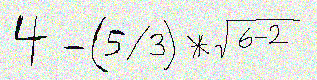
#> input picture testSegmentImages/test2.png, 317 x 80 px, found by its file name; its folder holds 6 pictures in this run
$ jupyter execute --allow-errors 171_finalProject.ipynb
#> lines starting #> are read from the running program, lines starting #| are printed output that depends on the picture; after the words box and inside, x2 and y2 are one past the last pixel; in counts of white or black regions, pixels touching at a corner belong together
#> further down, image is the input picture: shape (80, 317, 3); mean B, G, R 221.5, 229.2, 224.3
# For Demo run through
- We first showcase the whole final project (import the pre-trained CNN) (this file -- **171_finalProject.ipynb**)
- Then we switch to our **cnn.ipynb** and show the training and EDA process on that file

---------

# Introduction
* The **first major** part of this .ipynb file will showcase our workflow process. It will run through a simple example throughout each step. It contains the following:
  * Defining class for image segmentation
  * Training our CNN model on images
    * Our CNN model will be trained locally on the cnn.ipynb file since bringing the dataset into google drive is cumbersome.
    * **Exploratory Data Analysis** is performed on the cnn.ipynb file as well since dataset is loaded there.
    * In this file, we will simply load our saved model. Again, please check cnn.ipynb for cnn training.
  * Defining and constructing our parser
  * Attemtping to use a solver to finally solve the parsed expression

* The **second major** part of this .ipynb file will attempt to call all of the functions at once on a separate image so we can run tests quickly and smoothly without running 40 cells.

* Keep in mind, this is a simplified .ipynb file. Much of our development and testing were done on the other .ipynb files. In order to clean things up, we moved our final techniques/tests that worked best into this .ipynb file.

* Lastly, we have a front/back-end which we can use to run the whole process instantly. Please see the front/back-end folders.

# The Dataset
- [HASYv2](https://www.kaggle.com/datasets/guru001/hasyv2) (mathematical symbols)
  * Contains symbols, numbers, alphabet, etc.

# Preliminaries

Import libraries and mount drive!
- We will import libraries, and mount our drive so we can access the 171 project folder
- Please add the folder to your drive by pressing 'add shortcut to folder to drive'
- If you are running locally, make sure to remove the mount drive lines

Import Libraries

[cell 1]
# Import the necessary packages

# image segmentation
import os
import argparse
import cv2
import pandas as pd
import numpy as np
import functools
from matplotlib.patches import Rectangle
import matplotlib.pyplot as plt
import glob

# image classification
from tensorflow.keras.models import load_model
from tensorflow.keras.utils import plot_model
from tensorflow.keras.utils import img_to_array
import pprint
import pickle

# symbol parser and equation solver
from sympy import symbols
from sympy import Eq
from sympy.solvers import solve
from sympy.abc import x, y, z

Connect to Folder

[cell 2]
# make sure you change this as necessary
def useGoogleDrive():
  from google.colab import drive
  drive.mount('/content/gdrive', force_remount=True)


  # teaden's
  folder_path = '/content/gdrive/My Drive/ECS171_Term_Project'

  # old
  # folder_path = '/content/gdrive/My Drive/ECS 171/ECS 171 - Term Project/'

  return folder_path

def useLocal():
  return "folderNameHere"


# folder_path = useLocal()
folder_path = useGoogleDrive()

# (1) Image Segmentation
- Details are in the image_segmentation.ipynb file
- Image segmentation works by using image contours (no ML model, just image processing)
- The imageSegment class achieves the following:
  - creates contours of the image
  - returns the contoured version of the image
  - returns the actual newly generated segments of the images based on the contours
  - returns the bounding boxes of the segments

Define Segment Class

[cell 3]
# we create the image segment class with various functions
# we have three visualizing/plotting functionbs, and one main segment function
class imageSegment:
  def __init__(self):
    return

  # a simple plot function to visualize original image and new image with bounding boxes
  def plotBeforeAfter(self, oldImage, newImage, boundingBoxes):

    fig, ax = plt.subplots(1, 2, figsize=(12, 6))  # creates a grid of 1 row and 2 columns

    ax[0].imshow(newImage, cmap="gray")  # plots on the first subplot
    ax[0].set_title("Contoured")  # sets the title of the first subplot

    for bbox in boundingBoxes:
        # draw rectangle on the first subplot (contoured image)
        # bbox is a tuple with format (x, y, width, height)
        rect = Rectangle((bbox[0], bbox[1]), bbox[2], bbox[3], fill=False, edgecolor='red', linewidth=2)
        ax[0].add_patch(rect)

    ax[0].axis('off')  # hide the axis on first subplot

    ax[1].imshow(oldImage, cmap="gray")  # plots on the second subplot
    ax[1].set_title("Old")  # sets the title of the second subplot
    ax[1].axis('off')  # hide the axis on second subplot

    plt.tight_layout()
    plt.show()
    return

  # print out bounding box details
  def boundingBoxDetails(self, boundingBox):
    print("Bounding boxes")
    for i in range(len(boundingBox)):
      print("Segment",str(i+1)+":",str(boundingBox[i]))

  # plot the segmented images
  def plotSegmentedImages(self, segmentedImages, max_images_per_row=5):

    # calculate the number of rows needed
    num_rows = len(segmentedImages) // max_images_per_row
    if len(segmentedImages) % max_images_per_row:
        num_rows += 1

    # create grid of subplots
    fig, axs = plt.subplots(num_rows, max_images_per_row, figsize=(10, 2*num_rows))

    # to handle case of single row or single column, we ensure axs is always a 2-D array
    if axs.ndim == 1:
        axs = axs.reshape(num_rows, -1)

    # loop through each image and display it on the subplot
    for i, img in enumerate(segmentedImages):
        row = i // max_images_per_row
        col = i % max_images_per_row
        axs[row, col].imshow(img, cmap='gray')
        axs[row, col].set_title('Contour {}'.format(i))
        # axs[row, col].axis('off')

    # if there are any empty subplots at the end, we hide them
    for j in range(i+1, num_rows*max_images_per_row):
        row = j // max_images_per_row
        col = j % max_images_per_row
        # axs[row, col].axis('off')

    plt.tight_layout()
    plt.show()

  # run segmentation model on a image given filename
  def segmentationModel(self, fileName=str()):

        # example filename
        # filename = "test_image/testImage_hard.png"

        # read the image and turn to grayscale
        image = cv2.imread(fileName)
        gray = cv2.cvtColor(image, cv2.COLOR_BGR2GRAY)
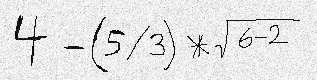
#> gray: shape (80, 317); min 0, max 255, mean 226.9

        # perform thresholding to create a binary image (Otsu's Method)
        _, binary = cv2.threshold(gray, 0, 255,
                                cv2.THRESH_BINARY_INV | cv2.THRESH_OTSU)
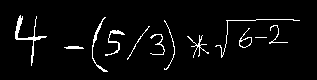
#> binary: shape (80, 317); 4.1% white in thin lines or dots, all inside (x1, y1, x2, y2) = (15, 15, 300, 72)

        # find contours with hierarchy
        contours, hierarchy = cv2.findContours(binary, cv2.RETR_EXTERNAL ,cv2.CHAIN_APPROX_SIMPLE)
#> contours = 12 contours, 6 with area under 20; largest, box (x1, y1, x2, y2) and area: (15, 15, 47, 66) 132, (239, 28, 252, 48) 92, (92, 17, 108, 72) 62, (105, 30, 125, 56) 57, (64, 46, 84, 49) 28, (187, 35, 209, 58) 22

        # generate bounding boxes based on contours
        boundingBoxes = [cv2.boundingRect(c) for c in contours]
#> boundingBoxes = [(64, 46, 20, 3), (255, 37, 12, 1), (187, 35, 22, 23), (150, 34, 15, 21), (105, 30, 20, 26), (239, 28, 13, 20), (127, 26, 23, 34), (269, 25, 19, 19), (164, 20, 11, 50), (215, 19, 85, 39), (92, 17, 16, 55), (15, 15, 32, 51)]

        # sort cnts and bounding box from left to right
        contours = sorted(contours, key=lambda x: cv2.boundingRect(x)[0])
        boundingBoxes = sorted(boundingBoxes, key=lambda x: x[0])
#> boundingBoxes = [(15, 15, 32, 51), (64, 46, 20, 3), (92, 17, 16, 55), (105, 30, 20, 26), (127, 26, 23, 34), (150, 34, 15, 21), (164, 20, 11, 50), (187, 35, 22, 23), (215, 19, 85, 39), (239, 28, 13, 20), (255, 37, 12, 1), (269, 25, 19, 19)]

        # create an array to store segmented images
        segmentedImages = []
        contourOnImage = image.copy()
        _ = cv2.drawContours(contourOnImage, contours, -1, (0, 255, 0), 3)
#> contourOnImage: shape (80, 317, 3); 14.57% of pixels changed, all inside (x1, y1, x2, y2) = (13, 13, 302, 74)

        # iterate over the contours and hierarchy information
        for i, contour in enumerate(contours):
            # check if contour is an external contour (no parent)
            if hierarchy[0][i][3] == -1:

                # create a blank mask image
                mask = np.zeros_like(image)

                # draw the contour on the mask
                cv2.drawContours(mask, contours, i, (255, 255, 255), cv2.FILLED)

                # apply the mask to the original image
                segmented_image = cv2.bitwise_and(image, mask)
                segmented_image[mask == 0] = 255

                # store the segmented image in the array
                segmented_image = cv2.cvtColor(segmented_image, cv2.COLOR_BGR2GRAY)
                segmented_image[segmented_image >= 150] = 255
                segmented_image[segmented_image < 150] = 0

                # append the segmented image to our image list
                segmentedImages.append(segmented_image[boundingBoxes[i][1]:boundingBoxes[i][1]+boundingBoxes[i][3], boundingBoxes[i][0]:boundingBoxes[i][0]+boundingBoxes[i][2]])
#> this loop made 12 passes
#> contour on pass 11: [[255, 37], [266, 37]]
#> pass 1, in segmentationModel, `segmented_image = cv2.cvtColor(segmented_image, cv2.COLOR_BGR2GRAY)`:
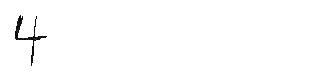
#> segmented_image: shape (80, 317); min 0, max 255, mean 252.8
#> after the loop:
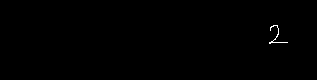
#> mask: shape (80, 317, 3); 0.21% white in thin lines or dots, all inside (x1, y1, x2, y2) = (269, 25, 288, 44)
#> after the loop, segmentedImages = 12 items

        # return old image, contoured image, segmentedImages, and bounding boxes
        return image, contourOnImage, segmentedImages, boundingBoxes

Print our images in current imageFolder (test images we can run through)

[cell 4]
# print out all the images we can run through

# set imageFolder name
imageFolder = 'testSegmentImages'

full_path = folder_path + '/' + imageFolder
if os.path.isdir(full_path):
    # List all files in the directory
    file_names = os.listdir(full_path)
    print(file_names)
else:
    print(f"The directory {full_path} does not exist.")

Testing/showcase of the segmentation

[cell 5]
imageFolder = 'testSegmentImages'
fileName = "test2.png"
filePath = folder_path + '/' + imageFolder + '/' + fileName

# check if img exists
image = cv2.imread(filePath)
if image is None:
  print("Check path again:", filePath)
  raise Exception("Image does not exist / failed to load")

# run image segment
imgSeg = imageSegment()
oldImage, contouredImage, segmentedImages, boundingBoxes = imgSeg.segmentationModel(filePath)
#> segmentedImages = 12 items

# plot before after
imgSeg.plotBeforeAfter(oldImage, contouredImage, boundingBoxes)
#> the loop in plotBeforeAfter, `for bbox in boundingBoxes:` made 12 passes
#> in plotBeforeAfter, `plt.show()`:
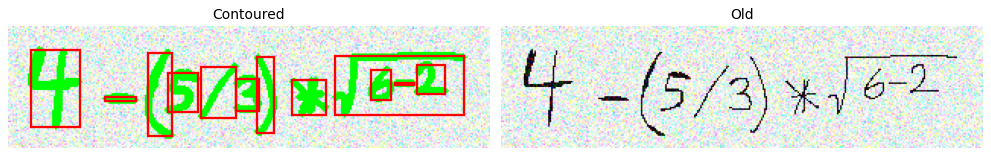
#> figure drawn by matplotlib, 2 panels; B, G, R data is drawn as R, G, B

# plot the segmented images
imgSeg.plotSegmentedImages(segmentedImages)
#> in plotSegmentedImages, `num_rows = len(segmentedImages) // max_images_per_row`: num_rows = 2
#> in plotSegmentedImages, `num_rows += 1`: num_rows = 3
#> the loop in plotSegmentedImages, `for i, img in enumerate(segmentedImages):` made 12 passes
#> (row, col) on passes 1 to 12: (0, 0), (0, 1), (0, 2), (0, 3), (0, 4), (1, 0), (1, 1), (1, 2), (1, 3), (1, 4), (2, 0), (2, 1)

# print out the bounding box details
imgSeg.boundingBoxDetails(boundingBoxes)
#> the loop in boundingBoxDetails, `for i in range(len(boundingBox)):` made 12 passes
#| Segment 1: (15, 15, 32, 51)
#| Segment 2: (64, 46, 20, 3)
#| Segment 3: (92, 17, 16, 55)
#| Segment 4: (105, 30, 20, 26)
#| Segment 5: (127, 26, 23, 34)
#| Segment 6: (150, 34, 15, 21)
#| Segment 7: (164, 20, 11, 50)
#| Segment 8: (187, 35, 22, 23)
#> (further printed lines are left out)

print("Boundary boxes are : (x,y,w,h) = (x_1, y_1, x_2 = x_1+w, y_1+h) where x_1 = left-most x, y_1 = left-most y, etc.")

[cell 6]
plt.figure(figsize=(2,2))
firstNumber = plt.imshow(segmentedImages[0], cmap='gray')
plt.show()

# (2) CNN Classifier

Train, Evaluate, and Save our Model (skip if already trained and saved)

[cell 7]
# please see cnn.ipynb for training of CNN

Load Our Model

[cell 8]
# load our model

# replace with the path to your .h5 file on Google Drive OR simply load the .h5 file if you are not running this on Colab
modelFileName = 'cnn_v2/cnn_v2.h5'
model_path = folder_path + '/' + modelFileName

# load the model
#> (the rest of this cell did not finish here and is left out)

Visualize Structure of our model

#> (a cell that did not finish here is left out)

#> (a cell that did not finish here is left out)

Run our model on our segmented images

[cell 11]
# resize images
def resize_and_stretch(img, target_size=(32,32), stretch_margin=0.20):
    # convert the image to grayscale if it's in color
#> called with target_size = (32, 32), stretch_margin = 0.2
    if len(img.shape) == 3:
        img = cv2.cvtColor(img, cv2.COLOR_BGR2GRAY)

    # first, resize the image while keeping the aspect ratio
    original_height, original_width = img.shape[:2]
#> original_height = 51; original_width = 32
    ratio = min(target_size[0]/original_height, target_size[1]/original_width)
#> ratio = 0.627
    new_size = (int(original_width*ratio), int(original_height*ratio))
#> new_size = (20, 32)
    img = cv2.resize(img, new_size, interpolation=cv2.INTER_AREA)

    # if the image is still too small, stretch it up to 20% to reach the target size
    if img.shape[0] < target_size[0] or img.shape[1] < target_size[1]:
        stretch_ratio = min(target_size[0]/img.shape[0], target_size[1]/img.shape[1])
#> stretch_ratio = 1
        stretch_ratio = min(stretch_ratio, 1 + stretch_margin)
        new_size = (int(img.shape[1]*stretch_ratio), int(img.shape[0]*stretch_ratio))
        img = cv2.resize(img, new_size, interpolation=cv2.INTER_AREA)

    # finally, if the image is still too small (due to the stretch limit), pad it to reach the target size
    delta_w = target_size[1] - img.shape[1]
#> delta_w = 12
    delta_h = target_size[0] - img.shape[0]
#> delta_h = 0
    top, bottom = delta_h//2, delta_h-(delta_h//2)
#> top = 0; bottom = 0
    left, right = delta_w//2, delta_w-(delta_w//2)
#> left = 6; right = 6
    img = cv2.copyMakeBorder(img, top, bottom, left, right, cv2.BORDER_CONSTANT, value=255)
#> img: shape (32, 32)

    return img

[cell 12]
# Resize each image in segmentedImages
inputImages = [resize_and_stretch(img, target_size=(32,32)) for img in segmentedImages]
#> in resize_and_stretch (call 11), `img = cv2.copyMakeBorder(img, top, bottom, left, right, cv2.BORDER_CON..`: img: shape (32, 32); 93.8% white; black in thin lines or dots, all inside (x1, y1, x2, y2) = (0, 15, 32, 17)
#> inputImages = 12 items

[cell 13]
plt.figure(figsize=(20, 10))  # Change the figure size as per your requirement

for i, img in enumerate(inputImages):
    plt.subplot(1, len(img), i+1)
    plt.imshow(img, cmap='gray')  # Display image in grayscale
#> this loop made 12 passes

plt.show()

[cell 14]
predictions = []

#> (the rest of this cell did not finish here and is left out)

[cell 15]
# decode predictions

fileName = 'cnn_v2/label_encoder.pkl'
#> (the rest of this cell did not finish here and is left out)

[cell 16]
mapper = {}
#> (the rest of this cell did not finish here and is left out)

#> (a cell that did not finish here is left out)

[cell 18]
imgNum = 0
plt.imshow(inputImages[imgNum],  cmap=plt.cm.gray)
print("prediction for image number", imgNum)
#> (the rest of this cell did not finish here and is left out)

[cell 19]
# get the class with the highest probability for each prediction
predicted_classes = [np.argmax(pred[0]) for pred in predictions]

# use the inverse transform of the label encoder to get the original labels
#> (the rest of this cell did not finish here and is left out)

[cell 20]
imgSeg.plotSegmentedImages(inputImages)
#> the loop in plotSegmentedImages (call 2), `for i, img in enumerate(segmentedImages):` made 12 passes

# (3) Parse

We define our square root finding technique

[cell 21]
# [30 lines left out: function rootWrap, not called in this run]

#> (a cell that did not finish here is left out)

[cell 23]
# [13 lines left out: function parse, not called in this run]

#> (a cell that did not finish here is left out)

# (4) Solve

We implement our solver and many different evaluation methods
* We develop solvers that are less prone to mistakes and solvers that are more prone to mistakes (so they assume the expression is perfectly written)
* We will use the latter during demo and assume that the expression is perfect, i.e., does not contain misplaces ( ). Otherwise it will fail to run a proper expression as expected

[cell 25]
from sympy import *
from sympy import parse_expr
from sympy import parse_expr, symbols, sqrt
from sympy.parsing.sympy_parser import transformations
from sympy.parsing.sympy_parser import standard_transformations
from sympy.parsing.sympy_parser import implicit_multiplication
from sympy.parsing.sympy_parser import function_exponentiation
from sympy import symbols
from sympy import Eq
from sympy.solvers import solve

# this redundant to importing symbol
from sympy.abc import x, y, z

print(transformations)

# [66 lines left out: functions rewrite_expression, transform_to_equation, evaluate2, evaluate3, not called in this run]

Test the parser and evaluate

#> (a cell that did not finish here is left out)

# FOR MORE TESTING PURPOSES

[cell 27]
imageFolder = 'testSegmentImages'
fileName = "test_med2.png"
filePath = folder_path + '/' + imageFolder + '/' + fileName

[cell 28]
# check if img exists
image = cv2.imread(filePath)
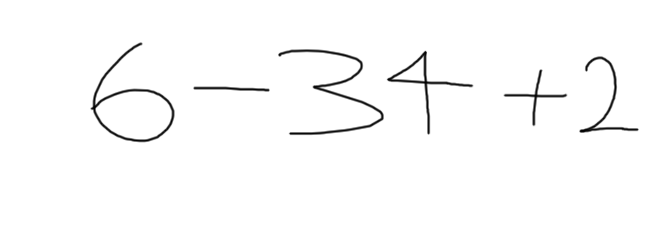
#> input picture testSegmentImages/test_med2.png, 661 x 232 px, found by its file name
#> image is the input picture: shape (232, 661, 3); min 1, max 255, mean 250.7
if image is None:
  print("Check path again:", filePath)
  raise Exception("Image does not exist / failed to load")

# run image segment
imgSeg = imageSegment()
oldImage, contouredImage, segmentedImages, boundingBoxes = imgSeg.segmentationModel(filePath)
#> in segmentationModel (call 2), `_, binary = cv2.threshold(gray, 0, 255, cv2.THRESH_BINARY_INV | cv2.TH..`: binary: shape (232, 661); 2.1% white in thin lines or dots, all inside (x1, y1, x2, y2) = (91, 43, 638, 142)
#> in segmentationModel (call 2), `contours, hierarchy = cv2.findContours(binary, cv2.RETR_EXTERNAL ,cv2...`: contours = 6 contours; box (x1, y1, x2, y2) and area: (91, 43, 174, 142) 3356, (387, 51, 473, 134) 748, (278, 49, 384, 135) 558, (580, 57, 638, 133) 315, (504, 70, 567, 126) 194, (194, 87, 269, 92) 143
#> in segmentationModel (call 2), `boundingBoxes = [cv2.boundingRect(c) for c in contours]`: boundingBoxes = [(194, 87, 75, 5), (504, 70, 63, 56), (580, 57, 58, 76), (387, 51, 86, 83), (278, 49, 106, 86), (91, 43, 83, 99)]
#> in segmentationModel (call 2), `boundingBoxes = sorted(boundingBoxes, key=lambda x: x[0])`: boundingBoxes = [(91, 43, 83, 99), (194, 87, 75, 5), (278, 49, 106, 86), (387, 51, 86, 83), (504, 70, 63, 56), (580, 57, 58, 76)]
#> in segmentationModel (call 2), `_ = cv2.drawContours(contourOnImage, contours, -1, (0, 255, 0), 3)`: contourOnImage: shape (232, 661, 3); 4.58% of pixels changed, all inside (x1, y1, x2, y2) = (89, 41, 640, 144)
#> the loop in segmentationModel (call 2), `for i, contour in enumerate(contours):` made 6 passes
#> after the loop in segmentationModel (call 2), `for i, contour in enumerate(contours):`:
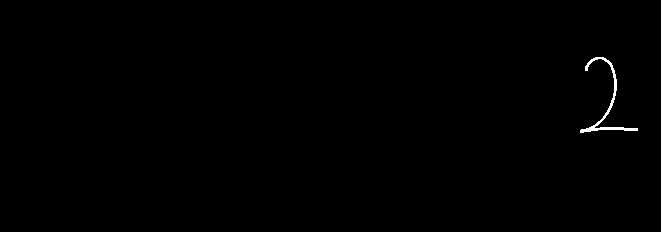
#> mask: shape (232, 661, 3); 0.31% white; 1 white region, box (x1, y1, x2, y2) and area: (580, 57, 638, 133) 468
#> after the loop in segmentationModel (call 2), `for i, contour in enumerate(contours):`: segmented_image: shape (232, 661); 99.7% white; black in thin lines or dots, all inside (x1, y1, x2, y2) = (580, 57, 638, 133)
#> after the loop in segmentationModel (call 2), `for i, contour in enumerate(contours):`: segmentedImages = 6 items
#> segmentedImages = 6 items

# plot before after
imgSeg.plotBeforeAfter(oldImage, contouredImage, boundingBoxes)
#> the loop in plotBeforeAfter (call 2), `for bbox in boundingBoxes:` made 6 passes
#> in plotBeforeAfter (call 2), `plt.show()`:
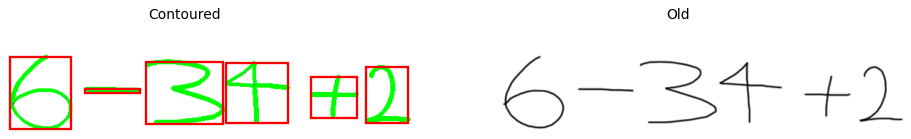
#> figure drawn by matplotlib, 2 panels

# plot the segmented images
imgSeg.plotSegmentedImages(segmentedImages)
#> call 3 of plotSegmentedImages, with max_images_per_row = 5
#> in plotSegmentedImages (call 3), `num_rows = len(segmentedImages) // max_images_per_row`: num_rows = 1
#> in plotSegmentedImages (call 3), `num_rows += 1`: num_rows = 2
#> the loop in plotSegmentedImages (call 3), `for i, img in enumerate(segmentedImages):` made 6 passes
#> in plotSegmentedImages (call 3), `plt.show()`:
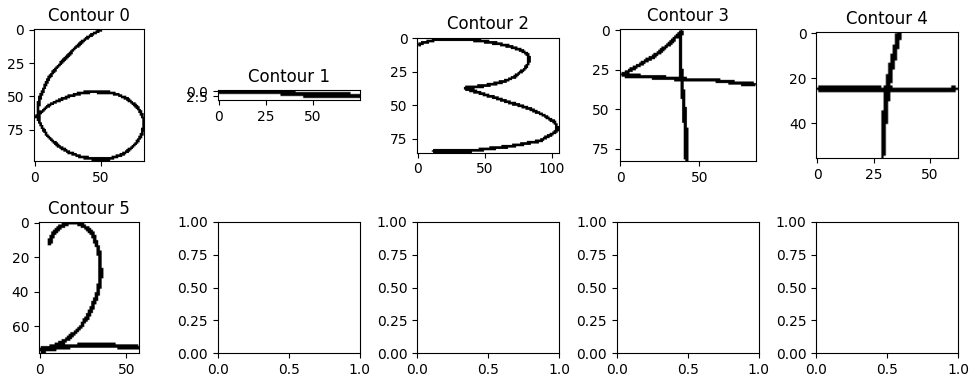
#> figure drawn by matplotlib, 6 panels

# print out the bounding box details
imgSeg.boundingBoxDetails(boundingBoxes)
#> the loop in boundingBoxDetails (call 2), `for i in range(len(boundingBox)):` made 6 passes
#| Segment 1: (91, 43, 83, 99)
#| Segment 2: (194, 87, 75, 5)
#| Segment 3: (278, 49, 106, 86)
#| Segment 4: (387, 51, 86, 83)
#| Segment 5: (504, 70, 63, 56)
#| Segment 6: (580, 57, 58, 76)

print("Boundary boxes are : (x,y,w,h) = (x_1, y_1, x_2 = x_1+w, y_1+h) where x_1 = left-most x, y_1 = left-most y, etc.")

[cell 29]
# Resize each image in segmentedImages
inputImages = [resize_and_stretch(img, target_size=(32,32)) for img in segmentedImages]
#> in resize_and_stretch (call 13), `img = cv2.copyMakeBorder(img, top, bottom, left, right, cv2.BORDER_CON..`:
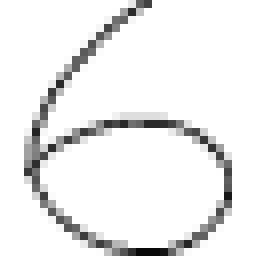
#> img: shape (32, 32) (shown 8 times larger); min 8, max 255, mean 236.7
#> inputImages = 6 items
